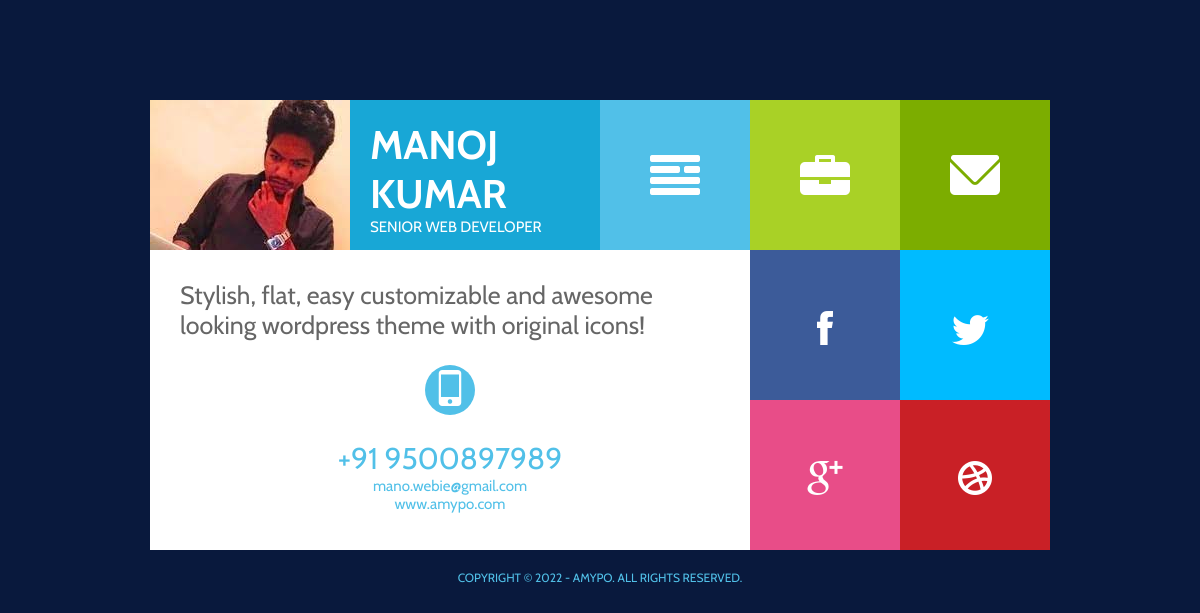
The page / on the database its author committed.
### tables this page shows
CREATE TABLE `personal` (
  `uid` int(11) NOT NULL,
  `image` varchar(255) NOT NULL,
  `fname` varchar(30) NOT NULL,
  `lname` varchar(30) NOT NULL,
  `designation` varchar(30) NOT NULL,
  `phone` varchar(30) NOT NULL,
  `email` varchar(20) NOT NULL,
  `website` varchar(50) NOT NULL
);

CREATE TABLE `pages` (
  `pid` int(11) NOT NULL,
  `page` varchar(20) NOT NULL,
  `data` text NOT NULL
);

### index.php (the view, shortened to what this page needs)
<!DOCTYPE html>
<html>
	<head>
		<link rel="stylesheet" href="css/style.css" />
	</head>
	<body>
		<div class="container">
			<div class="container-inner">
			<nav id="header">
				<?php
					$query="select * from personal where uid=1";
					$result=mysqli_query($link,$query) or die("Error fetching data.".mysqli_error($link));
					$personaldetails=mysqli_fetch_assoc($result);
					$query="select * from pages where page='home'";
					$result=mysqli_query($link,$query) or die("Error fetching data.".mysqli_error($link));
					$homecontent=mysqli_fetch_assoc($result);
					$query="select * from social where uid=1";
					$result=mysqli_query($link,$query) or die("Error fetching data.".mysqli_error($link));
					$socialdetails=mysqli_fetch_assoc($result);
				?>
				<ul class="nav">
					<li class="splash">
						<a href="#information">
							<div class="profile-image">
								<img src="<?php echo $personaldetails['image']; ?>" />
							</div>
							<div class="profile-info">
								<div class="profile-name"><?php echo strtoupper($personaldetails['fname']); ?><br/><?php echo strtoupper($personaldetails['lname']); ?></div>
								<div class="profile-designation"><?php echo strtoupper($personaldetails['designation']); ?></div>
							</div>
						</a>
					</li>
					<li class="profile"><a href="#profile"><span class="icon">a</span></a></li>
					<li class="portfolio"><a href="#portfolio"><span class="icon">b</span></a></li>
					<li class="contact"><a href="#contact"><span class="icon">c</span></a></li>
				</ul>
			</nav>
			<section id="information">
				<div class="info">
					<div class="info-text"><?php echo $homecontent['data']; ?></div>
					<div class="phone-icon"><span class="icon2">d</span></div>
					<div class="call"><?php echo $personaldetails['phone']; ?></div>
					<div class="reach-me"><?php echo $personaldetails['email']; ?><br/><?php echo $personaldetails['website']; ?></div>
				</div>
				<div class="social">
					<ul class="nav">
						<li class="social-icon"><a class="social-1" href="<?php echo $socialdetails['facebook']; ?>"><span class="icon">0</span></a></li>
						<li class="social-icon"><a class="social-2" href="<?php echo $socialdetails['twitter']; ?>"><span class="icon">1</span></a></li>
						<li class="social-icon"><a class="social-3" href="<?php echo $socialdetails['googleplus']; ?>"><span class="icon">2</span></a></li>
						<li class="social-icon"><a class="social-4" href="<?php echo $socialdetails['instagram']; ?>"><span class="icon">3</span></a></li>
					</ul>
				</div>
			</section>
			</div>
			<footer id="footer">
				COPYRIGHT &copy; 2022 - AMYPO. ALL RIGHTS RESERVED.
			</footer>
		</div>
	</body>
</html>

### css/style.css (style rules this page uses)
h1,h2,h3,h4,h5,h6,p { margin:0; padding:0; }
ul, li { margin:0; padding:0; list-style-type:none; }
a { margin:0; padding:0; color:#fff; text-decoration:none; }
body { margin:0; padding:0; background:#09193d; font-family: 'Cabin', sans-serif; }
.container { margin:100px auto; width:900px; }
.container-inner { background:#FFF; }
.nav li { float:left; width:150px; height:150px; overflow:hidden; }
.nav li a { display:block; height:150px; transition: all 0.2s linear; }
.nav li.splash { width:450px; background:#18a7d6; }
.profile-image,.profile-info { float:left; }
.profile-info { padding:20px; }
.profile-name { font-family: 'Cabin', sans-serif; font-size:40px; font-weight:700; }
.profile-designation { font-family: 'Cabin', sans-serif; font-size:15px; }
.profile { background:#51c0e8; }
.portfolio { background:#a9d126; }
.contact { background:#7cad00; }
.icon { font-family: 'FlatCV'; font-size:100px; text-align:center; display:block; position:relative; top:55px; }
#information { background:#fff; }
.info { float:left; width:540px; padding:30px; }
.info-text { font-family: 'Cabin', sans-serif; font-size:25px; color:#666; }
.phone-icon { width:50px; height:50px; margin:25px auto; border:0 solid; border-radius:50%; background:#51c0e8; }
.icon2 { font-family: 'FlatCV'; font-size:90px; text-align:center; display:block; padding-top:5px; color:#fff; }
.call { font-family: 'Cabin', sans-serif; font-size:30px; color:#51c0e8; text-align:center; }
.reach-me { font-family: 'Cabin', sans-serif; font-size:15px; color:#51c0e8; text-align:center; }
.social { float:right; width:300px; }
.social li.social-icon { float:left; width:150px; height:150px; overflow:hidden; text-align:center; }
.social li a { color:#fff; height:150px; text-decoration:none; display:block; transition:all 0.2s linear; }
.social-1 { background:#3c5b99; }
.social-2 { background:#00bbff; }
.social-3 { background:#e84d88; }
.social-4 { background:#c92026; }
#footer { font-family: 'Cabin', sans-serif; font-size:12px; text-align:center; padding-top:20px; color:#51c0e8; }
#information,#profile,#portfolio,#contact { display:none; margin-top:50px; }

### rows shown on the page
personal: image (picture), fname "MANOJ", lname "KUMAR", designation "SENIOR WEB DEVELOPER", phone "+91 9500897989", email "mano.webie@gmail.com", website "www.amypo.com"
pages: data "Stylish, flat, easy customizable and awesome looking wordpress theme with original icons!"
